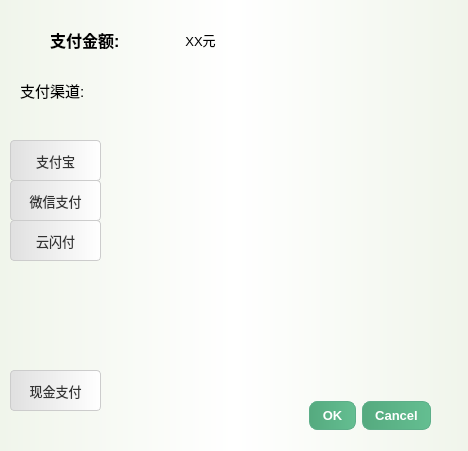
<?xml version="1.0" encoding="UTF-8"?>
<ui version="4.0">
 <class>dlg_payment</class>
 <widget class="QDialog" name="dlg_payment">
  <property name="geometry">
   <rect>
    <x>0</x>
    <y>0</y>
    <width>468</width>
    <height>451</height>
   </rect>
  </property>
  <property name="windowTitle">
   <string>Dialog</string>
  </property>
  <property name="styleSheet">
   <string notr="true"> QDialog{   background: qlineargradient(spread:pad, x1:0, y1:0, x2:1, y2:0, stop:0 rgba(240, 245, 235, 1), stop:0.5 rgba(255, 255, 255, 1), stop:1 rgba(240, 245, 235, 1)); /* Gradient from light green to white to light green */
    color: #333333; /* Dark Grey */
    font-family: &quot;Segoe UI&quot;, sans-serif;
    font-size: 10pt;
}
/* Buttons common style */

QPushButton {
    background: qlineargradient(spread:pad, x1:0, y1:0, x2:1, y2:0, stop:0 #E0E0E0, stop:1 #FFFFFF); /* Light Grey to White Gradient */
    color: #333333; /* Dark Grey */
    border: 1px solid #CCCCCC; /* Light Grey Border */
    border-radius: 4px;
    padding: 5px;
    font-family: &quot;Segoe UI&quot;, sans-serif;
    font-size: 10pt;
}

QPushButton:hover {
    background-color: #D6D6D6; /* Slightly Darker Grey */
}

QPushButton:pressed {
    background-color: #BFBFBF; /* Darker Grey */
}
/* Common background widget style */

</string>
  </property>
  <widget class="QDialogButtonBox" name="buttonBox">
   <property name="geometry">
    <rect>
     <x>90</x>
     <y>400</y>
     <width>341</width>
     <height>32</height>
    </rect>
   </property>
   <property name="styleSheet">
    <string notr="true">/* Common button style */
QPushButton {
    background: qlineargradient(spread:pad, x1:0, y1:0, x2:1, y2:0, stop:0 rgba(85, 170, 127, 1), stop:1 rgba(100, 190, 145, 1)); /* Gradient from primary to slightly lighter green */
    color: #FFFFFF; /* White text for contrast */
    border: 1px solid #5DAE89; /* Darker green border */
    border-radius: 8px; /* Slightly more rounded corners */
    padding: 6px 12px; /* Increased padding for a more comfortable touch target */
    font-family: &quot;Segoe UI&quot;, sans-serif;
    font-size: 10pt;
    font-weight: bold; /* Bold text for emphasis */
}

QPushButton:hover {
    background: qlineargradient(spread:pad, x1:0, y1:0, x2:1, y2:0, stop:0 rgba(100, 190, 145, 1), stop:1 rgba(85, 170, 127, 1)); /* Reverse gradient for hover effect */
}

QPushButton:pressed {
    background: qlineargradient(spread:pad, x1:0, y1:0, x2:1, y2:0, stop:0 rgba(70, 150, 110, 1), stop:1 rgba(85, 170, 127, 1)); /* Darker gradient for pressed effect */
}
</string>
   </property>
   <property name="orientation">
    <enum>Qt::Horizontal</enum>
   </property>
   <property name="standardButtons">
    <set>QDialogButtonBox::Cancel|QDialogButtonBox::Ok</set>
   </property>
  </widget>
  <widget class="QLabel" name="label">
   <property name="geometry">
    <rect>
     <x>50</x>
     <y>10</y>
     <width>101</width>
     <height>61</height>
    </rect>
   </property>
   <property name="text">
    <string>&lt;html&gt;&lt;head/&gt;&lt;body&gt;&lt;p&gt;&lt;span style=&quot; font-size:12pt; font-weight:700;&quot;&gt;支付金额: &lt;/span&gt;&lt;/p&gt;&lt;/body&gt;&lt;/html&gt;</string>
   </property>
  </widget>
  <widget class="QLabel" name="label_total">
   <property name="geometry">
    <rect>
     <x>160</x>
     <y>20</y>
     <width>81</width>
     <height>41</height>
    </rect>
   </property>
   <property name="text">
    <string>&lt;html&gt;&lt;head/&gt;&lt;body&gt;&lt;p align=&quot;center&quot;&gt;&lt;span style=&quot; font-size:10pt;&quot;&gt;XX元&lt;/span&gt;&lt;/p&gt;&lt;/body&gt;&lt;/html&gt;</string>
   </property>
  </widget>
  <widget class="QPushButton" name="btn_weixin">
   <property name="geometry">
    <rect>
     <x>10</x>
     <y>180</y>
     <width>91</width>
     <height>41</height>
    </rect>
   </property>
   <property name="text">
    <string>微信支付</string>
   </property>
  </widget>
  <widget class="QPushButton" name="btn_alipay">
   <property name="geometry">
    <rect>
     <x>10</x>
     <y>140</y>
     <width>91</width>
     <height>41</height>
    </rect>
   </property>
   <property name="text">
    <string>支付宝</string>
   </property>
  </widget>
  <widget class="QPushButton" name="btn_ysf">
   <property name="enabled">
    <bool>true</bool>
   </property>
   <property name="geometry">
    <rect>
     <x>10</x>
     <y>220</y>
     <width>91</width>
     <height>41</height>
    </rect>
   </property>
   <property name="text">
    <string>云闪付</string>
   </property>
  </widget>
  <widget class="QPushButton" name="btn_cash">
   <property name="geometry">
    <rect>
     <x>10</x>
     <y>370</y>
     <width>91</width>
     <height>41</height>
    </rect>
   </property>
   <property name="text">
    <string>现金支付</string>
   </property>
  </widget>
  <widget class="QLabel" name="label_3">
   <property name="geometry">
    <rect>
     <x>20</x>
     <y>70</y>
     <width>81</width>
     <height>41</height>
    </rect>
   </property>
   <property name="text">
    <string>&lt;html&gt;&lt;head/&gt;&lt;body&gt;&lt;p&gt;&lt;span style=&quot; font-size:11pt;&quot;&gt;支付渠道:&lt;/span&gt;&lt;/p&gt;&lt;/body&gt;&lt;/html&gt;</string>
   </property>
  </widget>
  <widget class="QLabel" name="label_QRcode">
   <property name="geometry">
    <rect>
     <x>150</x>
     <y>70</y>
     <width>281</width>
     <height>321</height>
    </rect>
   </property>
   <property name="text">
    <string/>
   </property>
  </widget>
  <zorder>label</zorder>
  <zorder>buttonBox</zorder>
  <zorder>label_total</zorder>
  <zorder>btn_weixin</zorder>
  <zorder>btn_alipay</zorder>
  <zorder>btn_ysf</zorder>
  <zorder>btn_cash</zorder>
  <zorder>label_3</zorder>
  <zorder>label_QRcode</zorder>
 </widget>
 <resources/>
 <connections>
  <connection>
   <sender>buttonBox</sender>
   <signal>accepted()</signal>
   <receiver>dlg_payment</receiver>
   <slot>accept()</slot>
   <hints>
    <hint type="sourcelabel">
     <x>248</x>
     <y>254</y>
    </hint>
    <hint type="destinationlabel">
     <x>157</x>
     <y>274</y>
    </hint>
   </hints>
  </connection>
  <connection>
   <sender>buttonBox</sender>
   <signal>rejected()</signal>
   <receiver>dlg_payment</receiver>
   <slot>reject()</slot>
   <hints>
    <hint type="sourcelabel">
     <x>316</x>
     <y>260</y>
    </hint>
    <hint type="destinationlabel">
     <x>286</x>
     <y>274</y>
    </hint>
   </hints>
  </connection>
 </connections>
</ui>
